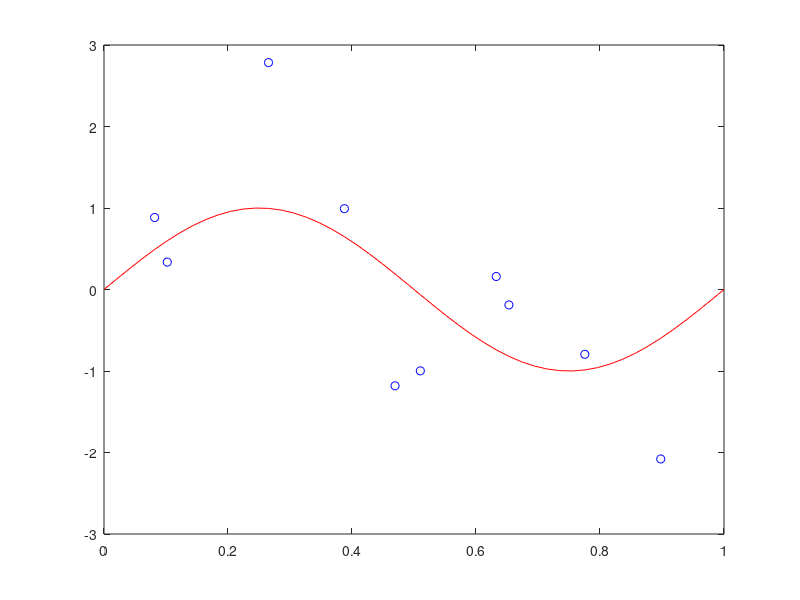

Write MATLAB code to recreate this figure. (Note: this script raises an error after producing the figure.)
% Esempio di Fitting attraverso minimizzazione della funzione obbiettivo
% SUM OF SQUARED ERROR (SQR)  REGOLARIZZATO
%        n
%       ------
%       \                      2         t                                 M
%  E(w)=    ( y(w,x(i)) -t(i) ) + (l/2) w w con y(w,x(i))=w1 +w2*x+....+ wM* x
%       /                         
%       ------
%       i=1
%
% UTilizzo polinomi di grado M=2 - 3
clc;clear;close all

%%% Genero la funzione da Predire
x=linspace(0,1,50);
%curva da stimare
y=sin(2*pi*x);

%Valori osservati con Rumore additivo
y1=randperm(50);

%Numero punti osservati
n=10;
rumore=randn(1,n);
t=y(y1(1:n))+rumore;
xt=x(y1(1:n));

plot(x,y,'r');hold on
plot(xt,t,'ob');

syms w1 w2 w3 
%%%%%%%%%%%%%%%%%%%%%%%%%%%%%%%%%%%%%%%%%%%%%%%%%%%%%%%%%%%%%%%%%%%
%                   Polinomio di grado M=2
W=[w1;w2; w3];
l=exp(-18);
%Calcolo la Funzione obbiettivo: E(w)=(w1+w2*x(i)+w3*x(i)^2 -t(i))^2
Ew=0;
for i=1:n
    X=[1;xt(i);xt(i)^2];
    Ew=Ew+(W.'*X -t(i))^2;
end
Ew=Ew/2  + l/2 *(W.'*W);

%Calcolo la derivata dEw/dw di Ew rispetto ai parametri w
DEw=jacobian(Ew,[w1 w2 w3])

%Calcolo la soluzione analitica risolvendo dEw/dw=0
W_analitica=solve(DEw);
W1=[double(W_analitica.w1);double(W_analitica.w2);double(W_analitica.w3);]

%Valuto la soluzione su tutti i punti x
for i=1:50
    X=[1;x(i);x(i)^2];
    y_stimata(i)=W1.'*X;
end

plot(x,y_stimata,'m');hold on

%%%%%%%%%%%%%%%%%%%%%%%%%%%%%%%%%%%%%%%%%%%%%%%%%%%%%%%%%%%%%%%%%%%
%               Polinomio di grado M=3
syms w4 

W=[w1;w2; w3;w4];

%Calcolo la Funzione obbiettivo: E(w)=(w1+w2*x(i)+w3*x(i)^2 -t(i))^2
Ew=0;
for i=1:n
    X=[1;xt(i);xt(i)^2;xt(i)^3];
    Ew=Ew+(W.'*X -t(i))^2;
end
Ew=Ew/2 + l/2 *(W.'*W);

%Calcolo la derivata dEw/dw di Ew rispetto ai parametri w
DEw=jacobian(Ew,[w1 w2 w3 w4])

%Calcolo la soluzione analitica risolvendo dEw/dw=0
W_analitica=solve(DEw);
W1=[double(W_analitica.w1);double(W_analitica.w2);double(W_analitica.w3); double(W_analitica.w4);]

%Valuto la soluzione su tutti i punti x
for i=1:50
    X=[1;x(i);x(i)^2;x(i)^3];
    y_stimata(i)=W1.'*X;
end

plot(x,y_stimata,'g');

%%%%%%%%%%%%%%%%%%%%%%%%%%%%%%%%%%%%%%%%%%%%%%%%%%%%%%%%%%%%%%%%%%%
%               Polinomio di grado M=8
syms w4 w5 w6 w7 w8 

W=[w1;w2; w3;w4; w5; w6; w7;  w8 ];

%Calcolo la Funzione obbiettivo: E(w)=(w1+w2*x(i)+w3*x(i)^2 -t(i))^2
Ew=0;
for i=1:n
    X=[1;xt(i);xt(i)^2;xt(i)^3;xt(i)^4;xt(i)^5;xt(i)^6;xt(i)^7;];
    Ew=Ew+(W.'*X -t(i))^2;
end
Ew=Ew/2+ l/2 *(W.'*W);;

%Calcolo la derivata dEw/dw di Ew rispetto ai parametri w
DEw=jacobian(Ew,[w1 w2 w3 w4 w5 w6 w7 w8])

%Calcolo la soluzione analitica risolvendo dEw/dw=0
W_analitica=solve(DEw);
W1=[double(W_analitica.w1);double(W_analitica.w2);double(W_analitica.w3); double(W_analitica.w4);
    double(W_analitica.w5);double(W_analitica.w6);double(W_analitica.w7); double(W_analitica.w8)];

%Valuto la soluzione su tutti i punti x
for i=1:50
    X=[1;x(i);x(i)^2;x(i)^3;x(i)^4;x(i)^5;x(i)^6;x(i)^7;];
    y_stimata(i)=W1.'*X;
end

plot(x,y_stimata,'y');
